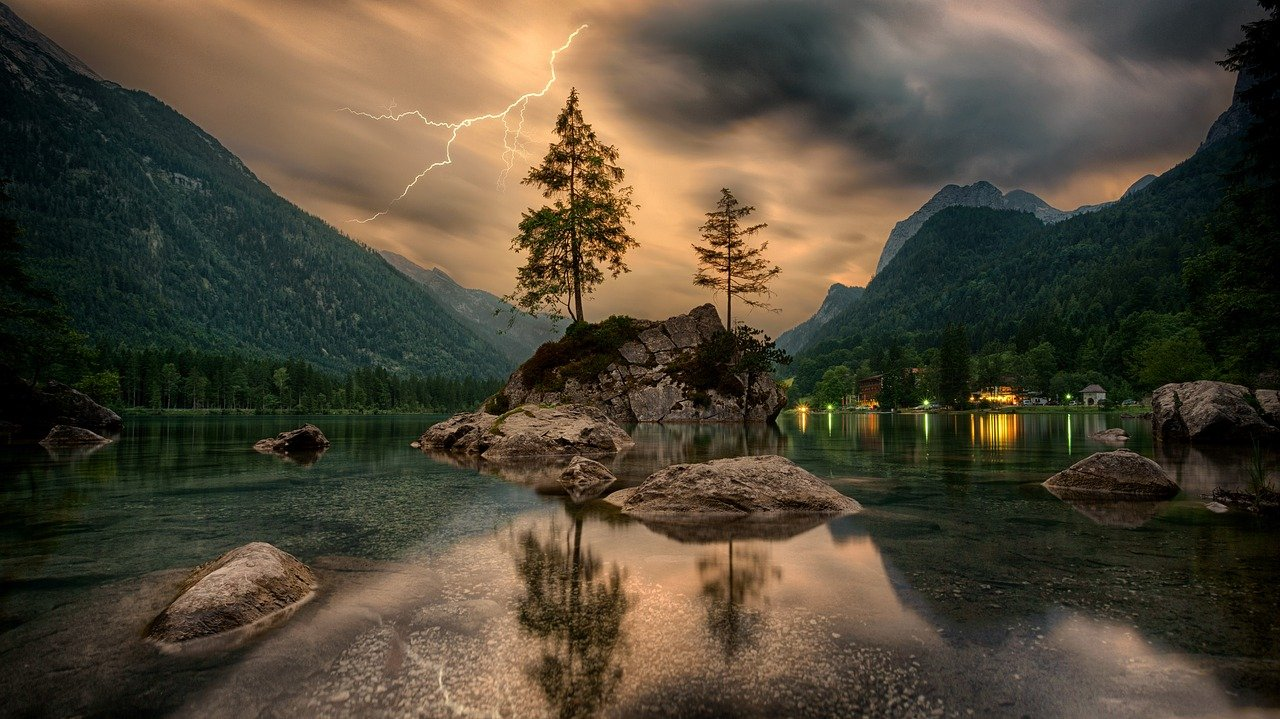
#> input picture Basics/04-BGR-colorspace/Images/input1.jpg, 1280 x 719 px, found by its file name
$ python gray_rgb.py
#> lines starting #> are read from the running program, lines starting #| are printed output that depends on the picture
import cv2
import numpy as np
from matplotlib import pyplot as plt
image = cv2.imread('Images\input1.jpg')
#> image is the input picture: shape (719, 1280, 3); mean B, G, R 54.5, 71.1, 79.8

# BGR Values for the first 0,0 pixel
B, G, R = image[0, 0]
#> B = 62; G = 75; R = 83
print (B, G, R)
#| 62 75 83
print (image.shape)
#| (719, 1280, 3)

gray_img = cv2.cvtColor(image, cv2.COLOR_BGR2GRAY)
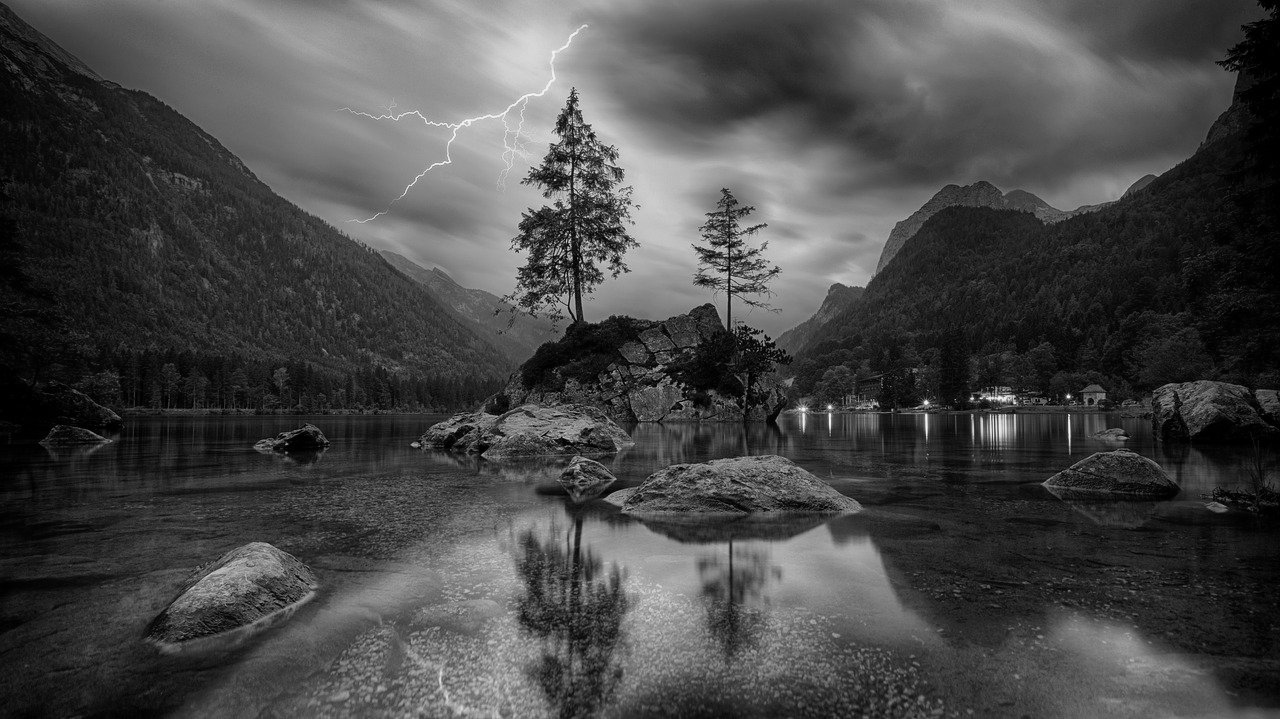
#> gray_img: shape (719, 1280); min 0, max 250, mean 71.8
print (gray_img.shape)
#| (719, 1280)
print (gray_img[0, 0])
#| 76

# OpenCV's 'split' function splites the image into each color index
B, G, R = cv2.split(image)
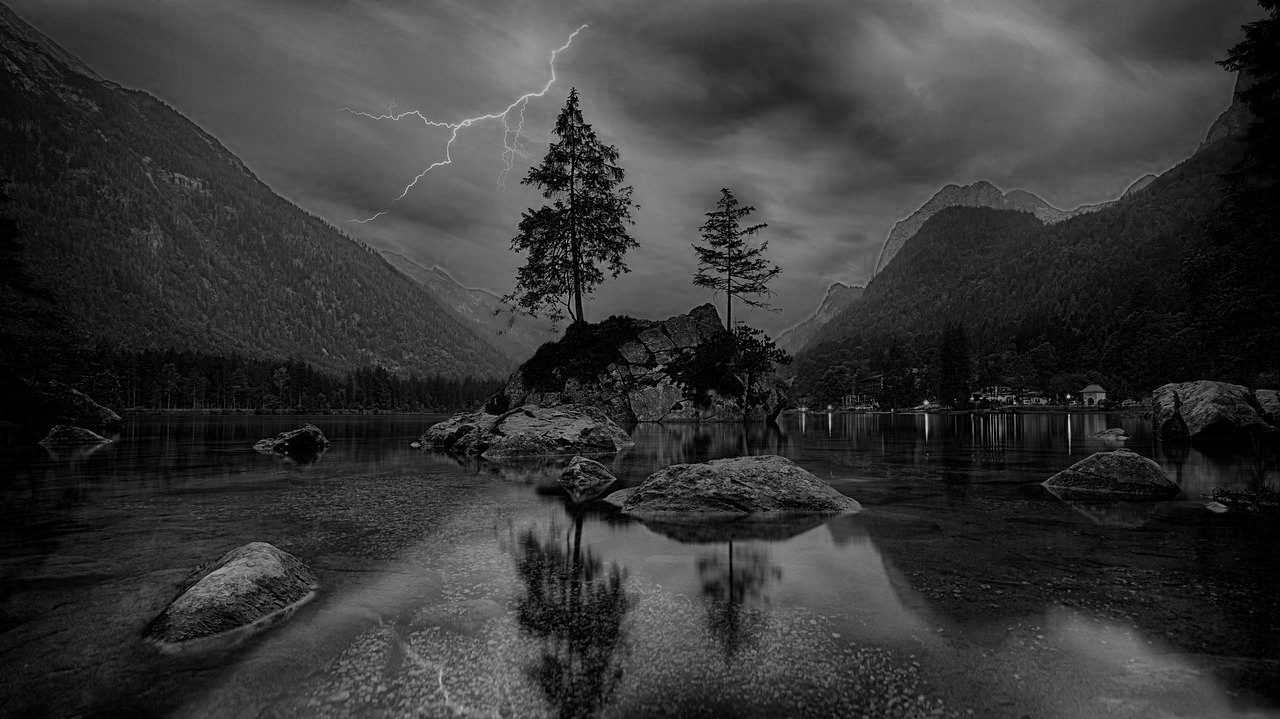
#> B: shape (719, 1280); min 0, max 214, mean 54.5
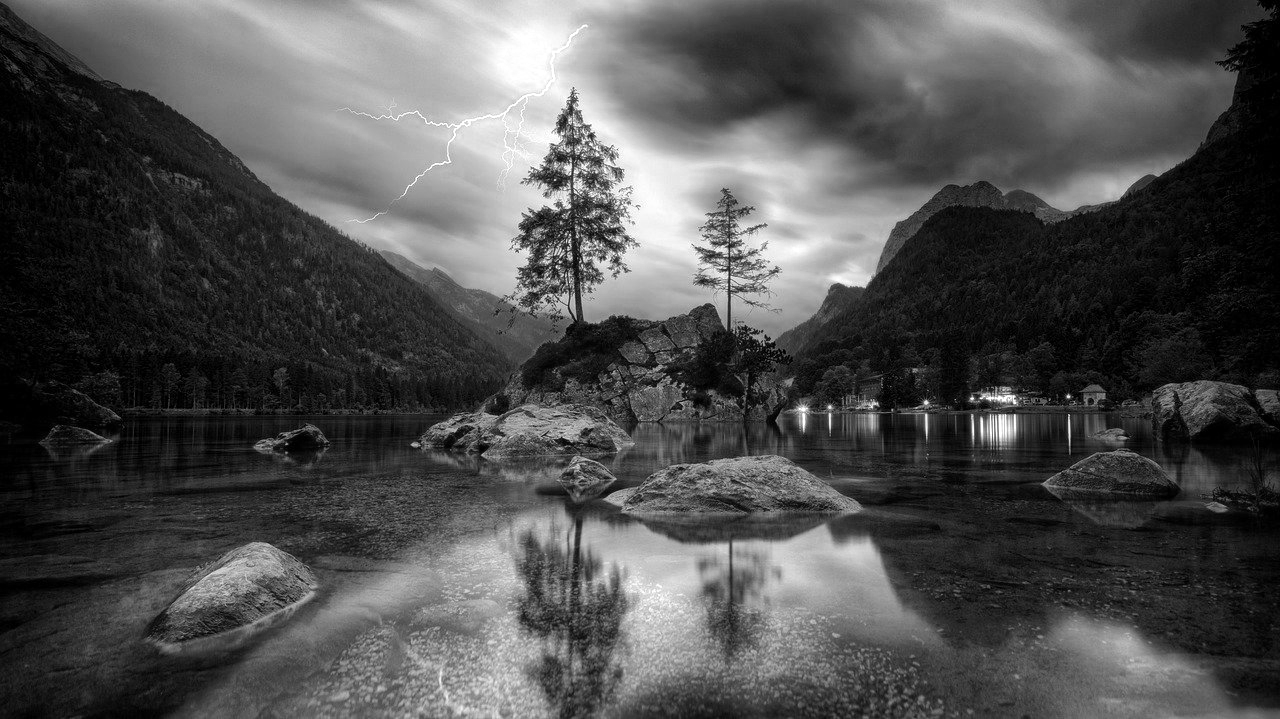
#> R: shape (719, 1280); min 0, max 255, mean 79.8
cv2.imshow('Blue in BGR', B)
print (B.shape)
#| (719, 1280)

row, col = 1, 3
fig, axs = plt.subplots(row, col, figsize=(15, 10))
fig.tight_layout()

axs[0].imshow(cv2.cvtColor(R, cv2.COLOR_BGR2RGB))
axs[0].set_title('Red')

axs[1].imshow(cv2.cvtColor(G, cv2.COLOR_BGR2RGB))
axs[1].set_title('Green')

axs[2].imshow(cv2.cvtColor(B, cv2.COLOR_BGR2RGB))
axs[2].set_title('Blue')

plt.show()
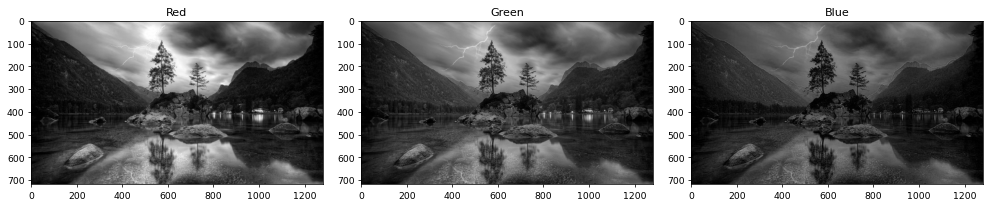
#> figure drawn by matplotlib, 3 panels

row, col = 1, 2
fig, axs = plt.subplots(row, col, figsize=(15, 10))
fig.tight_layout()

merged = cv2.merge([B, G, R])
axs[0].imshow(cv2.cvtColor(merged, cv2.COLOR_BGR2RGB))
axs[0].set_title('Merged')

merged_with_blue_amplified = cv2.merge([B+100, G, R])
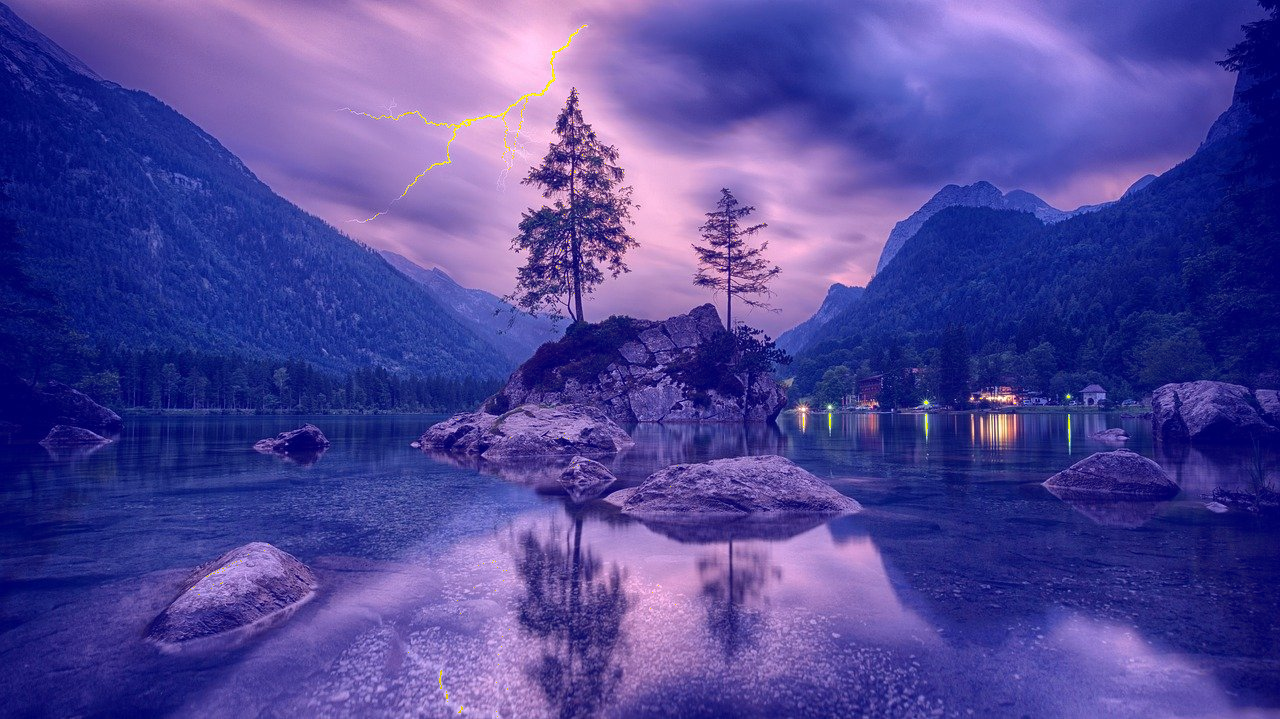
#> merged_with_blue_amplified: shape (719, 1280, 3); mean B, G, R 154.2, 71.1, 79.8
axs[1].imshow(cv2.cvtColor(merged_with_blue_amplified, cv2.COLOR_BGR2RGB))
axs[1].set_title('Merged with Blue Amplified')

plt.show()
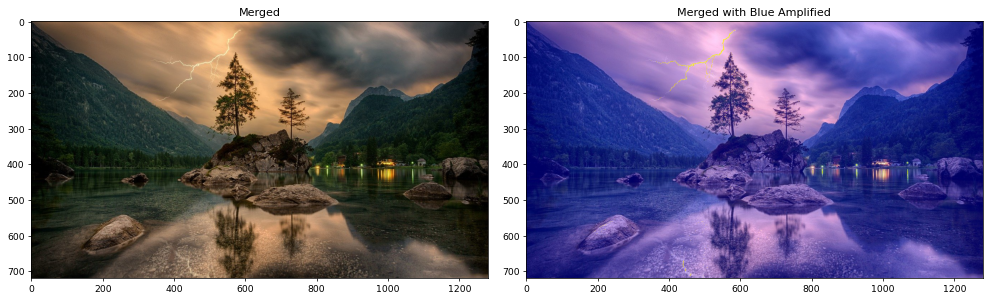
#> figure drawn by matplotlib, 2 panels

# use 'imwrite' specificing the file name and the image to be saved
cv2.imwrite('Images\merged_bgr.jpg', merged)
cv2.imwrite('Images\merged_with_blue_amplified.jpg', merged_with_blue_amplified)
cv2.imwrite('Images\merged_with_blue_amplified.png', merged_with_blue_amplified)

$ run again, with Basics/04-BGR-colorspace/Images/input3.jpg copied over Basics/04-BGR-colorspace/Images/input1.jpg
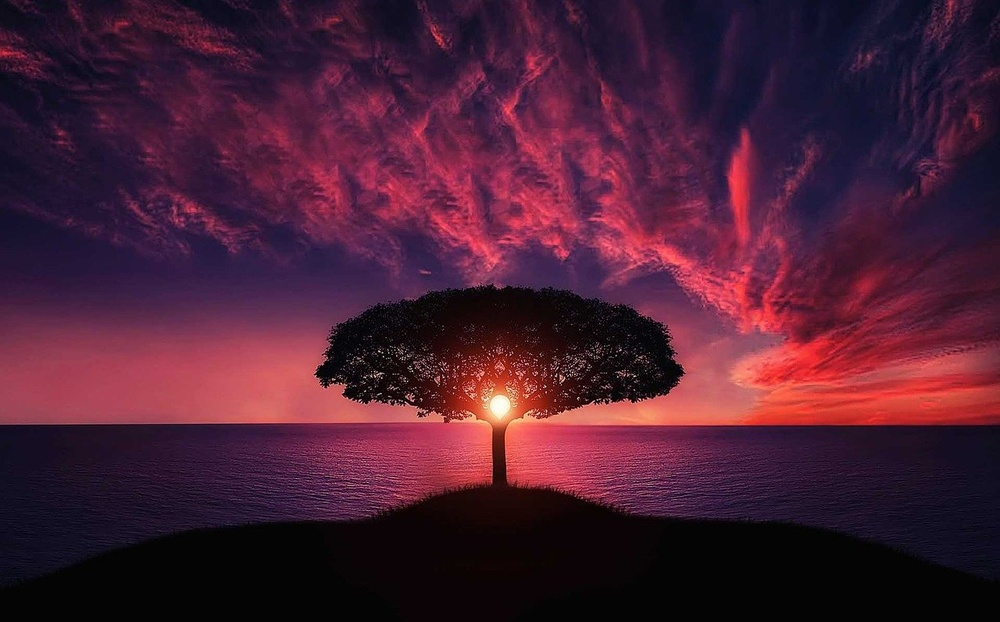
#> input picture Basics/04-BGR-colorspace/Images/input3.jpg, 1000 x 622 px, shrunk from 1280 x 796 before the run, found by its file name
#> image is the input picture: shape (622, 1000, 3); mean B, G, R 51.3, 30.5, 73.6
#> `B, G, R = image[0, 0]`: B = 21; G = 9
#| 21 9 9
#| (622, 1000, 3)
#| (622, 1000)
#| 10
#| (622, 1000)
#> `merged_with_blue_amplified = cv2.merge([B+100, G, R])`:
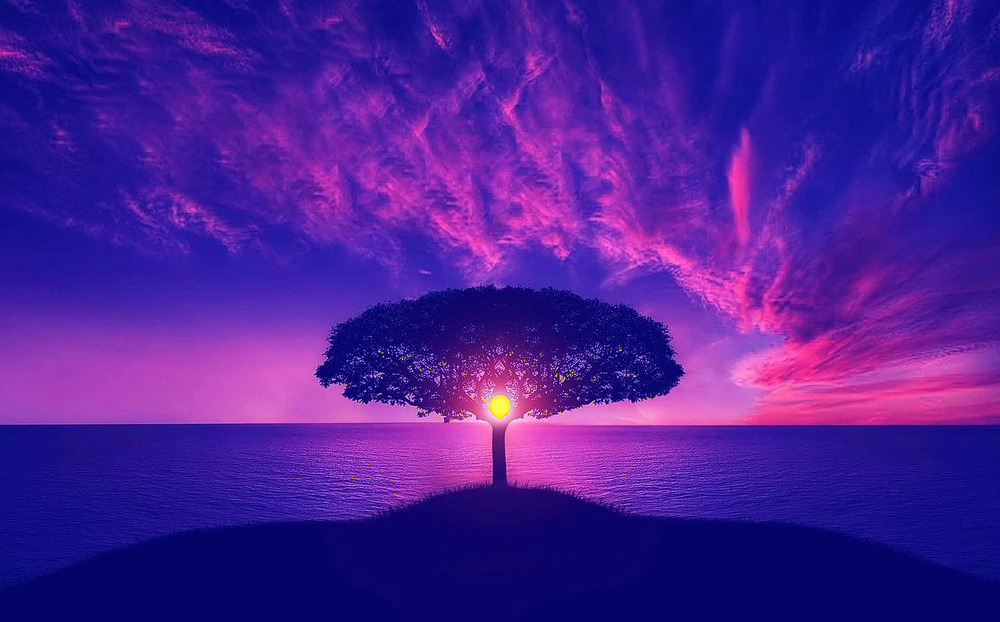
#> merged_with_blue_amplified: shape (622, 1000, 3); mean B, G, R 151.1, 30.5, 73.6
#> `plt.show()`:
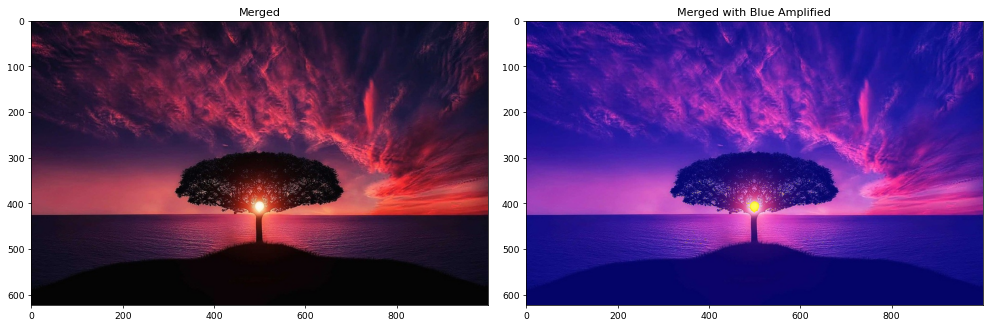
#> figure drawn by matplotlib, 2 panels

$ run again, with Basics/04-BGR-colorspace/Images/input4.jpg copied over Basics/04-BGR-colorspace/Images/input1.jpg
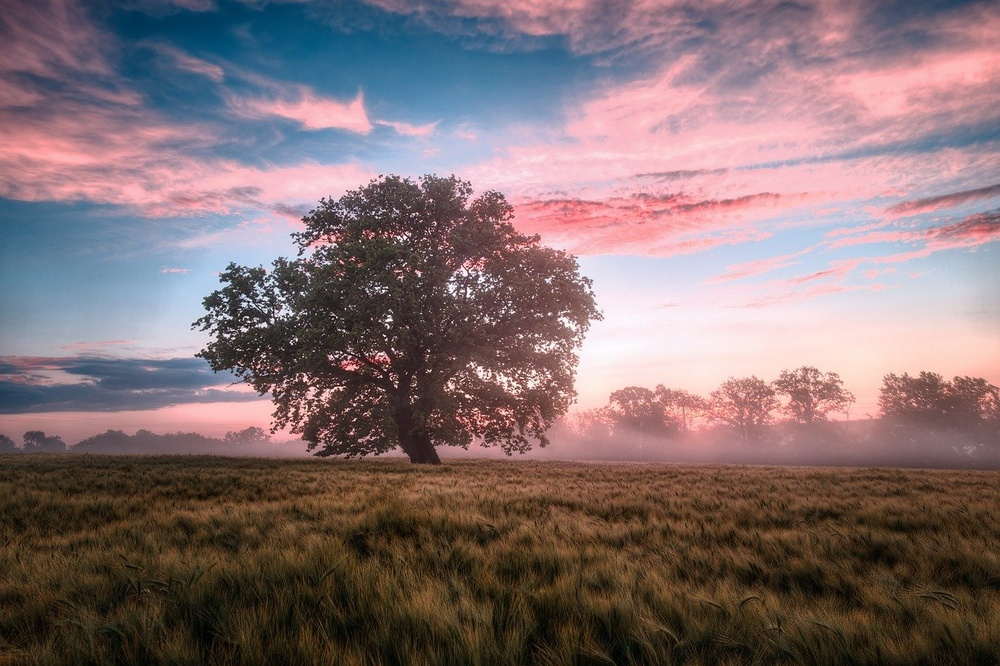
#> input picture Basics/04-BGR-colorspace/Images/input4.jpg, 1000 x 666 px, shrunk from 1280 x 852 before the run, found by its file name
#> image is the input picture: shape (666, 1000, 3); mean B, G, R 113, 110.8, 130
#> `B, G, R = image[0, 0]`: B = 67; G = 57; R = 69
#| 67 57 69
#| (666, 1000, 3)
#| (666, 1000)
#| 62
#| (666, 1000)
#> `merged_with_blue_amplified = cv2.merge([B+100, G, R])`:
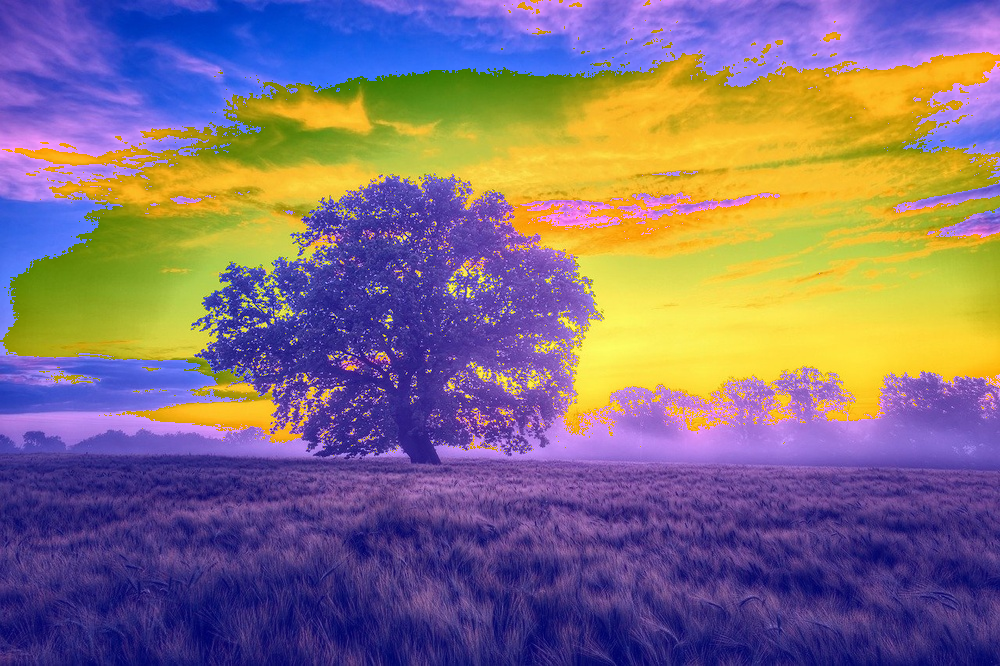
#> merged_with_blue_amplified: shape (666, 1000, 3); mean B, G, R 127.1, 110.8, 130
#> `plt.show()`:
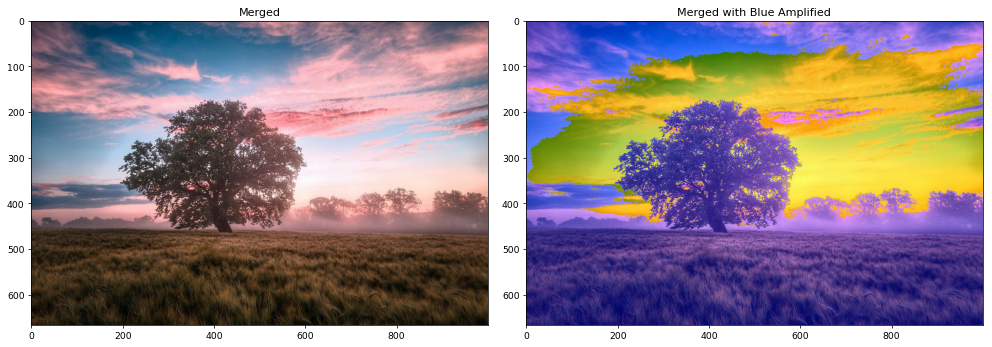
#> figure drawn by matplotlib, 2 panels
